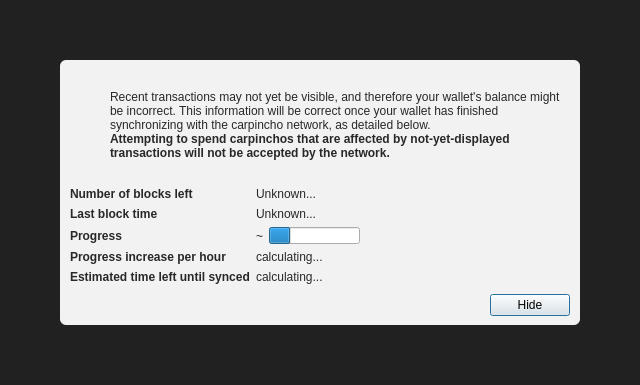
<?xml version="1.0" encoding="UTF-8"?>
<ui version="4.0">
 <class>ModalOverlay</class>
 <widget class="QWidget" name="ModalOverlay">
  <property name="geometry">
   <rect>
    <x>0</x>
    <y>0</y>
    <width>640</width>
    <height>385</height>
   </rect>
  </property>
  <property name="windowTitle">
   <string>Form</string>
  </property>
  <layout class="QVBoxLayout" name="verticalLayout" stretch="0">
   <property name="sizeConstraint">
    <enum>QLayout::SetDefaultConstraint</enum>
   </property>
   <property name="leftMargin">
    <number>0</number>
   </property>
   <property name="topMargin">
    <number>0</number>
   </property>
   <property name="rightMargin">
    <number>0</number>
   </property>
   <property name="bottomMargin">
    <number>0</number>
   </property>
   <item>
    <widget class="QWidget" name="bgWidget" native="true">
     <property name="styleSheet">
      <string notr="true">#bgWidget { background: rgba(0,0,0,220); }</string>
     </property>
     <layout class="QVBoxLayout" name="verticalLayoutMain" stretch="1">
      <property name="leftMargin">
       <number>60</number>
      </property>
      <property name="topMargin">
       <number>60</number>
      </property>
      <property name="rightMargin">
       <number>60</number>
      </property>
      <property name="bottomMargin">
       <number>60</number>
      </property>
      <item>
       <widget class="QWidget" name="contentWidget" native="true">
        <property name="styleSheet">
         <string notr="true">#contentWidget { background: rgba(255,255,255,240); border-radius: 6px; }

QLabel { color: rgb(40,40,40);  }</string>
        </property>
        <layout class="QVBoxLayout" name="verticalLayoutSub" stretch="1,0,0,0">
         <property name="spacing">
          <number>0</number>
         </property>
         <property name="leftMargin">
          <number>10</number>
         </property>
         <property name="topMargin">
          <number>10</number>
         </property>
         <property name="rightMargin">
          <number>10</number>
         </property>
         <property name="bottomMargin">
          <number>10</number>
         </property>
         <item>
          <layout class="QHBoxLayout" name="horizontalLayoutIconText" stretch="0,1">
           <property name="topMargin">
            <number>20</number>
           </property>
           <item>
            <layout class="QVBoxLayout" name="verticalLayoutIcon">
             <property name="leftMargin">
              <number>0</number>
             </property>
             <item>
              <widget class="QPushButton" name="warningIcon">
               <property name="enabled">
                <bool>false</bool>
               </property>
               <property name="text">
                <string/>
               </property>
               <property name="icon">
                <iconset>
                 <normaloff>:/icons/warning</normaloff>
                 <disabledoff>:/icons/warning</disabledoff>:/icons/warning</iconset>
               </property>
               <property name="iconSize">
                <size>
                 <width>48</width>
                 <height>48</height>
                </size>
               </property>
               <property name="flat">
                <bool>true</bool>
               </property>
              </widget>
             </item>
             <item>
              <spacer name="verticalSpacerWarningIcon">
               <property name="orientation">
                <enum>Qt::Vertical</enum>
               </property>
               <property name="sizeHint" stdset="0">
                <size>
                 <width>20</width>
                 <height>40</height>
                </size>
               </property>
              </spacer>
             </item>
            </layout>
           </item>
           <item>
            <layout class="QVBoxLayout" name="verticalLayoutInfoText">
             <property name="leftMargin">
              <number>0</number>
             </property>
             <property name="topMargin">
              <number>0</number>
             </property>
             <item>
              <widget class="QLabel" name="infoText">
               <property name="text">
                <string>Recent transactions may not yet be visible, and therefore your wallet's balance might be incorrect. This information will be correct once your wallet has finished synchronizing with the carpincho network, as detailed below.</string>
               </property>
               <property name="textFormat">
                <enum>Qt::RichText</enum>
               </property>
               <property name="wordWrap">
                <bool>true</bool>
               </property>
              </widget>
             </item>
             <item>
              <widget class="QLabel" name="infoTextStrong">
               <property name="font">
                <font>
                 <weight>75</weight>
                 <bold>true</bold>
                </font>
               </property>
               <property name="text">
                <string>Attempting to spend carpinchos that are affected by not-yet-displayed transactions will not be accepted by the network.</string>
               </property>
               <property name="textFormat">
                <enum>Qt::RichText</enum>
               </property>
               <property name="wordWrap">
                <bool>true</bool>
               </property>
              </widget>
             </item>
             <item>
              <spacer name="verticalSpacerInTextSpace">
               <property name="orientation">
                <enum>Qt::Vertical</enum>
               </property>
               <property name="sizeHint" stdset="0">
                <size>
                 <width>20</width>
                 <height>40</height>
                </size>
               </property>
              </spacer>
             </item>
            </layout>
           </item>
          </layout>
         </item>
         <item>
          <spacer name="verticalSpacerAfterText">
           <property name="orientation">
            <enum>Qt::Vertical</enum>
           </property>
           <property name="sizeHint" stdset="0">
            <size>
             <width>20</width>
             <height>40</height>
            </size>
           </property>
          </spacer>
         </item>
         <item>
          <layout class="QFormLayout" name="formLayout">
           <property name="fieldGrowthPolicy">
            <enum>QFormLayout::FieldsStayAtSizeHint</enum>
           </property>
           <property name="horizontalSpacing">
            <number>6</number>
           </property>
           <property name="verticalSpacing">
            <number>6</number>
           </property>
           <property name="topMargin">
            <number>10</number>
           </property>
           <item row="0" column="0">
            <widget class="QLabel" name="labelNumberOfBlocksLeft">
             <property name="font">
              <font>
               <weight>75</weight>
               <bold>true</bold>
              </font>
             </property>
             <property name="text">
              <string>Number of blocks left</string>
             </property>
            </widget>
           </item>
           <item row="0" column="1">
            <widget class="QLabel" name="numberOfBlocksLeft">
             <property name="text">
              <string>Unknown...</string>
             </property>
            </widget>
           </item>
           <item row="1" column="0">
            <widget class="QLabel" name="labelLastBlockTime">
             <property name="font">
              <font>
               <weight>75</weight>
               <bold>true</bold>
              </font>
             </property>
             <property name="text">
              <string>Last block time</string>
             </property>
            </widget>
           </item>
           <item row="1" column="1">
            <widget class="QLabel" name="newestBlockDate">
             <property name="sizePolicy">
              <sizepolicy hsizetype="Maximum" vsizetype="Preferred">
               <horstretch>0</horstretch>
               <verstretch>0</verstretch>
              </sizepolicy>
             </property>
             <property name="text">
              <string>Unknown...</string>
             </property>
            </widget>
           </item>
           <item row="2" column="0">
            <widget class="QLabel" name="labelSyncDone">
             <property name="font">
              <font>
               <weight>75</weight>
               <bold>true</bold>
              </font>
             </property>
             <property name="text">
              <string>Progress</string>
             </property>
            </widget>
           </item>
           <item row="2" column="1">
            <layout class="QHBoxLayout" name="horizontalLayoutSync" stretch="0,1">
             <item>
              <widget class="QLabel" name="percentageProgress">
               <property name="text">
                <string notr="true">~</string>
               </property>
              </widget>
             </item>
             <item>
              <widget class="QProgressBar" name="progressBar">
               <property name="value">
                <number>24</number>
               </property>
               <property name="format">
                <string/>
               </property>
              </widget>
             </item>
            </layout>
           </item>
           <item row="4" column="0">
            <widget class="QLabel" name="labelProgressIncrease">
             <property name="font">
              <font>
               <weight>75</weight>
               <bold>true</bold>
              </font>
             </property>
             <property name="text">
              <string>Progress increase per hour</string>
             </property>
            </widget>
           </item>
           <item row="4" column="1">
            <widget class="QLabel" name="progressIncreasePerH">
             <property name="text">
              <string>calculating...</string>
             </property>
            </widget>
           </item>
           <item row="5" column="0">
            <widget class="QLabel" name="labelEstimatedTimeLeft">
             <property name="font">
              <font>
               <weight>75</weight>
               <bold>true</bold>
              </font>
             </property>
             <property name="text">
              <string>Estimated time left until synced</string>
             </property>
            </widget>
           </item>
           <item row="5" column="1">
            <widget class="QLabel" name="expectedTimeLeft">
             <property name="text">
              <string>calculating...</string>
             </property>
            </widget>
           </item>
          </layout>
         </item>
         <item>
          <layout class="QHBoxLayout" name="horizontalLayoutButtons">
           <property name="leftMargin">
            <number>10</number>
           </property>
           <property name="topMargin">
            <number>10</number>
           </property>
           <item>
            <spacer name="horizontalSpacer">
             <property name="orientation">
              <enum>Qt::Horizontal</enum>
             </property>
             <property name="sizeHint" stdset="0">
              <size>
               <width>40</width>
               <height>20</height>
              </size>
             </property>
            </spacer>
           </item>
           <item>
            <widget class="QPushButton" name="closeButton">
             <property name="text">
              <string>Hide</string>
             </property>
             <property name="shortcut">
              <string>Esc</string>
             </property>
             <property name="focusPolicy">
              <enum>Qt::StrongFocus</enum>
             </property>
             <property name="default">
              <bool>true</bool>
             </property>
            </widget>
           </item>
          </layout>
         </item>
        </layout>
       </widget>
      </item>
     </layout>
    </widget>
   </item>
  </layout>
 </widget>
 <resources/>
 <connections/>
</ui>
